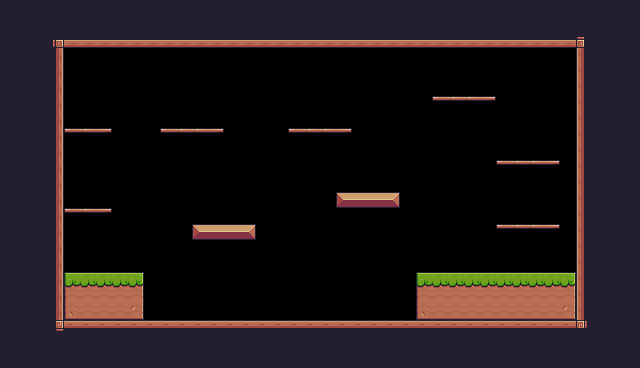

This game map was drawn from its Tiled (.tmx) file and the tilesets committed beside it. A one-line description and the full map source follow:
An orthogonal 40x23 tile map with 16x16 px tiles, 1 tile layer (Background) and 28 objects (10x Fruit, 7x Platform, 2x Saw, Player).

<map version="1.10" tiledversion="1.11.2" orientation="orthogonal" renderorder="right-down" width="40" height="23" tilewidth="16" tileheight="16" infinite="0" nextlayerid="5" nextobjectid="97">
 <tileset firstgid="1" source="Pixel Adventure.tsx" />
 <layer id="1" name="Background" width="40" height="23">
  <properties>
   <property name="BackgroundColor" value="Brown" />
  </properties>
  <data encoding="csv">
24,24,24,24,24,24,24,24,24,24,24,24,24,24,24,24,24,24,24,24,24,24,24,24,24,24,24,24,24,24,24,24,24,24,24,24,24,24,24,24,
24,24,112,112,112,112,112,112,112,112,112,112,112,112,112,112,112,112,112,112,112,112,112,112,112,112,112,112,112,112,112,112,112,112,112,112,112,24,24,24,
24,24,24,92,134,134,134,134,134,134,134,134,134,134,134,134,134,134,134,134,134,134,134,134,134,134,134,134,134,134,134,134,134,134,134,134,93,24,24,24,
24,24,24,113,0,0,0,0,0,0,0,0,0,0,0,0,0,0,0,0,0,0,0,0,0,0,0,0,0,0,0,0,0,0,0,0,111,24,24,24,
24,24,24,113,0,0,0,0,0,0,0,0,0,0,0,0,0,0,0,0,0,0,0,0,0,0,0,0,0,0,0,0,0,0,0,0,111,24,24,24,
24,24,24,113,0,0,0,0,0,0,0,0,0,0,0,0,0,0,0,0,0,0,0,0,0,0,0,0,0,0,0,0,0,0,0,0,111,24,24,24,
24,24,24,113,0,0,0,0,77,0,0,0,0,0,0,0,0,0,144,144,144,144,0,0,0,0,0,40,41,41,42,138,138,138,0,0,111,24,24,24,
24,24,24,113,0,0,0,77,77,0,72,72,72,72,72,0,0,0,144,144,144,144,0,0,0,0,0,0,0,0,138,138,138,138,0,0,111,24,24,24,
24,24,24,113,40,41,42,77,0,0,40,41,41,42,0,0,72,0,40,41,41,42,0,0,0,0,0,0,0,0,160,160,160,160,0,0,111,24,24,24,
24,24,24,113,0,0,0,77,0,0,0,0,0,0,0,0,0,165,165,0,0,0,0,0,0,0,0,0,0,0,159,160,161,0,0,0,111,24,24,24,
24,24,24,113,0,0,77,0,0,166,166,166,166,166,166,0,0,165,165,165,0,0,0,0,0,0,0,0,166,0,0,40,41,41,42,0,111,24,24,24,
24,24,24,113,0,0,77,0,0,55,55,55,55,165,165,165,165,165,165,165,49,49,0,0,0,0,0,0,166,166,166,0,0,0,0,0,111,24,24,24,
24,24,24,113,0,77,77,0,0,0,0,0,165,165,166,166,55,55,55,55,160,13,14,14,15,166,231,231,232,166,166,166,159,160,161,0,111,24,24,24,
24,24,24,113,40,41,42,0,0,0,166,166,166,166,166,166,0,166,166,166,166,166,166,166,166,166,166,55,50,166,166,166,0,0,0,0,111,24,24,24,
24,24,24,113,0,0,0,0,0,0,0,0,13,14,14,15,166,166,166,166,166,166,0,0,0,0,0,0,166,166,0,40,41,41,42,0,111,24,24,24,
24,24,24,113,0,0,166,166,166,166,0,0,0,166,166,166,166,166,166,166,0,166,166,166,166,0,0,0,0,166,166,166,159,160,161,0,111,24,24,24,
24,24,24,113,0,0,166,166,166,166,166,166,166,166,166,166,166,166,166,166,166,166,166,166,166,166,166,166,166,0,0,0,166,166,0,0,111,24,24,24,
24,24,24,113,7,8,8,8,9,144,144,144,144,144,144,144,0,0,0,0,0,0,166,166,166,166,7,8,8,8,8,8,8,8,8,9,111,24,24,24,
24,24,24,113,29,30,30,30,31,166,166,166,166,166,166,166,166,166,166,166,166,166,166,166,166,166,29,30,30,30,30,30,30,30,30,31,111,24,24,24,
24,24,24,113,51,52,52,52,53,188,188,188,188,188,188,188,188,166,166,166,166,166,166,166,166,166,51,52,52,52,52,52,52,52,52,53,111,24,24,24,
24,24,24,114,90,90,90,90,90,90,90,90,90,90,90,90,90,90,90,90,90,90,90,90,90,90,90,90,90,90,90,90,90,90,90,90,115,24,24,24,
24,24,24,112,112,112,112,112,112,112,112,112,112,112,112,112,112,112,112,112,112,112,112,112,112,112,112,112,112,112,112,112,112,112,112,112,112,24,24,24,
24,24,24,24,24,24,24,24,24,24,24,24,24,24,24,24,24,24,24,24,24,24,24,24,24,24,24,24,24,24,24,24,24,24,24,24,24,24,24,24
</data>
 </layer>
 <objectgroup id="3" name="Spawnpoints">
  <object id="37" name="Player" type="Player" x="112" y="240" width="32" height="32" />
  <object id="73" name="Bananas" type="Fruit" x="80" y="96" width="32" height="32" />
  <object id="75" name="Cherries" type="Fruit" x="176" y="64" width="32" height="32" />
  <object id="77" name="Kiwi" type="Fruit" x="448" y="64" width="32" height="32" />
  <object id="78" name="Apple" type="Fruit" x="352" y="160" width="32" height="32" />
  <object id="83" name="Orange" type="Fruit" x="288" y="96" width="32" height="32" />
  <object id="86" name="Cherries" type="Fruit" x="160" y="96" width="32" height="32" />
  <object id="87" name="Cherries" type="Fruit" x="192" y="96" width="32" height="32" />
  <object id="89" name="Cherries" type="Fruit" x="320" y="96" width="32" height="32" />
  <object id="90" name="Cherries" type="Fruit" x="80" y="176" width="32" height="32" />
  <object id="91" name="Orange" type="Fruit" x="304" y="64" width="32" height="32" />
  <object id="93" type="Saw" x="288" y="304" width="32" height="32">
   <properties>
    <property name="isVertical" type="bool" value="false" />
    <property name="offNeg" type="float" value="9" />
    <property name="offPos" type="float" value="6" />
   </properties>
  </object>
  <object id="96" type="Saw" x="240" y="112" width="32" height="32">
   <properties>
    <property name="isVertical" type="bool" value="true" />
    <property name="offNeg" type="float" value="4" />
    <property name="offPos" type="float" value="5" />
   </properties>
  </object>
 </objectgroup>
 <objectgroup id="4" name="Collisions">
  <object id="45" x="192" y="224" width="64" height="16" />
  <object id="48" x="336" y="192" width="64" height="16" />
  <object id="53" x="48" y="48" width="16" height="288" />
  <object id="55" x="64" y="320" width="528" height="16" />
  <object id="56" x="576" y="32" width="16" height="288" />
  <object id="57" x="48" y="32" width="528" height="16" />
  <object id="58" x="416" y="272" width="160" height="48" />
  <object id="59" x="64" y="272" width="80" height="48" />
  <object id="64" type="Platform" x="496" y="160" width="64" height="16" />
  <object id="66" type="Platform" x="432" y="96" width="64" height="16" />
  <object id="67" type="Platform" x="496" y="224" width="64" height="16" />
  <object id="69" type="Platform" x="64" y="208" width="48" height="16" />
  <object id="70" type="Platform" x="64" y="128" width="48" height="16" />
  <object id="71" type="Platform" x="288" y="128" width="64" height="16" />
  <object id="72" type="Platform" x="160" y="128" width="64" height="16" />
 </objectgroup>
</map>
